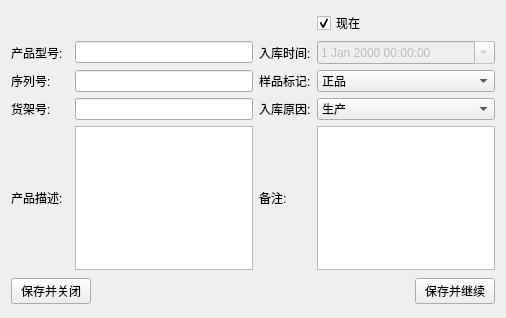
<?xml version="1.0" encoding="UTF-8"?>
<ui version="4.0">
 <class>MissPutinDlg</class>
 <widget class="QDialog" name="MissPutinDlg">
  <property name="geometry">
   <rect>
    <x>0</x>
    <y>0</y>
    <width>506</width>
    <height>318</height>
   </rect>
  </property>
  <property name="font">
   <font>
    <pointsize>9</pointsize>
   </font>
  </property>
  <property name="windowTitle">
   <string>入库</string>
  </property>
  <layout class="QGridLayout" name="gridLayout">
   <item row="2" column="4">
    <widget class="QComboBox" name="combPdiType">
     <item>
      <property name="text">
       <string>正品</string>
      </property>
     </item>
     <item>
      <property name="text">
       <string>样品</string>
      </property>
     </item>
    </widget>
   </item>
   <item row="7" column="3">
    <widget class="QLabel" name="lblPdiDesc">
     <property name="text">
      <string>备注:</string>
     </property>
    </widget>
   </item>
   <item row="0" column="4">
    <widget class="QCheckBox" name="cboxPutinNow">
     <property name="text">
      <string>现在</string>
     </property>
     <property name="checkable">
      <bool>true</bool>
     </property>
     <property name="checked">
      <bool>true</bool>
     </property>
    </widget>
   </item>
   <item row="1" column="3">
    <widget class="QLabel" name="lblPutInDate">
     <property name="text">
      <string>入库时间:</string>
     </property>
    </widget>
   </item>
   <item row="1" column="4">
    <widget class="QDateTimeEdit" name="dtePutinDate">
     <property name="enabled">
      <bool>false</bool>
     </property>
     <property name="calendarPopup">
      <bool>true</bool>
     </property>
    </widget>
   </item>
   <item row="4" column="0">
    <widget class="QLabel" name="lblShelf">
     <property name="text">
      <string>货架号:</string>
     </property>
    </widget>
   </item>
   <item row="4" column="2">
    <widget class="QLineEdit" name="edtShelf"/>
   </item>
   <item row="8" column="0" colspan="5">
    <layout class="QHBoxLayout">
     <property name="spacing">
      <number>6</number>
     </property>
     <property name="margin">
      <number>0</number>
     </property>
     <item>
      <widget class="QPushButton" name="btnOK">
       <property name="text">
        <string>保存并关闭</string>
       </property>
       <property name="autoDefault">
        <bool>false</bool>
       </property>
      </widget>
     </item>
     <item>
      <spacer>
       <property name="orientation">
        <enum>Qt::Horizontal</enum>
       </property>
       <property name="sizeHint" stdset="0">
        <size>
         <width>131</width>
         <height>31</height>
        </size>
       </property>
      </spacer>
     </item>
     <item>
      <widget class="QPushButton" name="btnSaveAndConti">
       <property name="text">
        <string>保存并继续</string>
       </property>
       <property name="autoDefault">
        <bool>false</bool>
       </property>
      </widget>
     </item>
    </layout>
   </item>
   <item row="4" column="4">
    <widget class="QComboBox" name="combReason">
     <item>
      <property name="text">
       <string>生产</string>
      </property>
     </item>
     <item>
      <property name="text">
       <string>归还</string>
      </property>
     </item>
    </widget>
   </item>
   <item row="2" column="3">
    <widget class="QLabel" name="lblPdiType">
     <property name="text">
      <string>样品标记:</string>
     </property>
    </widget>
   </item>
   <item row="4" column="3">
    <widget class="QLabel" name="lblReason">
     <property name="text">
      <string>入库原因:</string>
     </property>
    </widget>
   </item>
   <item row="7" column="0">
    <widget class="QLabel" name="lblPiDesc">
     <property name="text">
      <string>产品描述:</string>
     </property>
    </widget>
   </item>
   <item row="7" column="2">
    <widget class="QPlainTextEdit" name="pedtPiDesc">
     <property name="tabChangesFocus">
      <bool>true</bool>
     </property>
    </widget>
   </item>
   <item row="7" column="4">
    <widget class="QPlainTextEdit" name="pedtPdiDesc">
     <property name="tabChangesFocus">
      <bool>true</bool>
     </property>
    </widget>
   </item>
   <item row="1" column="0">
    <widget class="QLabel" name="lblProdName">
     <property name="text">
      <string>产品型号:</string>
     </property>
    </widget>
   </item>
   <item row="1" column="2">
    <widget class="QLineEdit" name="edtProdName"/>
   </item>
   <item row="2" column="0">
    <widget class="QLabel" name="lblSerial">
     <property name="text">
      <string>序列号:</string>
     </property>
    </widget>
   </item>
   <item row="2" column="2">
    <widget class="QLineEdit" name="edtSerial"/>
   </item>
   <item row="0" column="0" colspan="3">
    <widget class="QLabel" name="lblTips">
     <property name="text">
      <string/>
     </property>
    </widget>
   </item>
  </layout>
 </widget>
 <tabstops>
  <tabstop>edtProdName</tabstop>
  <tabstop>edtSerial</tabstop>
  <tabstop>edtShelf</tabstop>
  <tabstop>pedtPiDesc</tabstop>
  <tabstop>cboxPutinNow</tabstop>
  <tabstop>dtePutinDate</tabstop>
  <tabstop>combPdiType</tabstop>
  <tabstop>combReason</tabstop>
  <tabstop>pedtPdiDesc</tabstop>
  <tabstop>btnSaveAndConti</tabstop>
 </tabstops>
 <resources/>
 <connections>
  <connection>
   <sender>cboxPutinNow</sender>
   <signal>clicked(bool)</signal>
   <receiver>dtePutinDate</receiver>
   <slot>setDisabled(bool)</slot>
   <hints>
    <hint type="sourcelabel">
     <x>390</x>
     <y>20</y>
    </hint>
    <hint type="destinationlabel">
     <x>395</x>
     <y>44</y>
    </hint>
   </hints>
  </connection>
  <connection>
   <sender>btnSaveAndConti</sender>
   <signal>clicked()</signal>
   <receiver>MissPutinDlg</receiver>
   <slot>s_saveAndConti()</slot>
   <hints>
    <hint type="sourcelabel">
     <x>463</x>
     <y>291</y>
    </hint>
    <hint type="destinationlabel">
     <x>500</x>
     <y>271</y>
    </hint>
   </hints>
  </connection>
  <connection>
   <sender>btnOK</sender>
   <signal>clicked()</signal>
   <receiver>MissPutinDlg</receiver>
   <slot>s_saveAndClose()</slot>
   <hints>
    <hint type="sourcelabel">
     <x>68</x>
     <y>286</y>
    </hint>
    <hint type="destinationlabel">
     <x>120</x>
     <y>303</y>
    </hint>
   </hints>
  </connection>
  <connection>
   <sender>edtSerial</sender>
   <signal>editingFinished()</signal>
   <receiver>MissPutinDlg</receiver>
   <slot>s_querySerial()</slot>
   <hints>
    <hint type="sourcelabel">
     <x>252</x>
     <y>78</y>
    </hint>
    <hint type="destinationlabel">
     <x>255</x>
     <y>13</y>
    </hint>
   </hints>
  </connection>
  <connection>
   <sender>edtProdName</sender>
   <signal>editingFinished()</signal>
   <receiver>MissPutinDlg</receiver>
   <slot>s_queryProdName()</slot>
   <hints>
    <hint type="sourcelabel">
     <x>162</x>
     <y>42</y>
    </hint>
    <hint type="destinationlabel">
     <x>155</x>
     <y>9</y>
    </hint>
   </hints>
  </connection>
 </connections>
 <slots>
  <slot>s_saveAndConti()</slot>
  <slot>s_saveAndClose()</slot>
  <slot>s_querySerial()</slot>
  <slot>s_queryProdName()</slot>
 </slots>
</ui>
